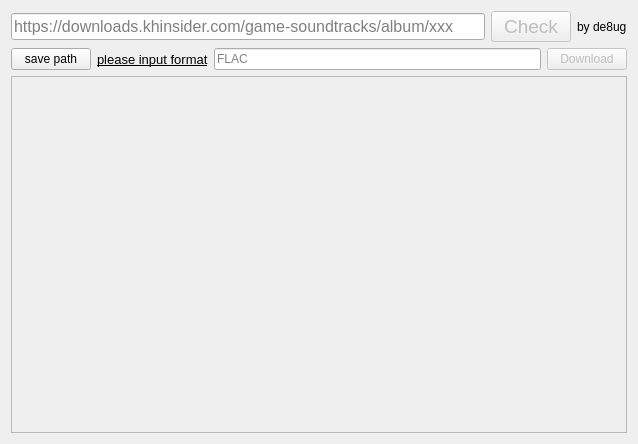
<?xml version="1.0" encoding="UTF-8"?>
<ui version="4.0">
 <class>Widget</class>
 <widget class="QWidget" name="Widget">
  <property name="enabled">
   <bool>true</bool>
  </property>
  <property name="geometry">
   <rect>
    <x>0</x>
    <y>0</y>
    <width>638</width>
    <height>444</height>
   </rect>
  </property>
  <property name="windowTitle">
   <string>Widget</string>
  </property>
  <layout class="QGridLayout" name="gridLayout">
   <item row="0" column="0">
    <layout class="QVBoxLayout" name="verticalLayout">
     <item>
      <layout class="QHBoxLayout" name="horizontalLayout_3">
       <item>
        <layout class="QHBoxLayout" name="horizontalLayout">
         <item>
          <widget class="QLineEdit" name="ed_url">
           <property name="enabled">
            <bool>true</bool>
           </property>
           <property name="font">
            <font>
             <pointsize>12</pointsize>
            </font>
           </property>
           <property name="toolTip">
            <string>just input the url where the album is</string>
           </property>
           <property name="inputMask">
            <string/>
           </property>
           <property name="placeholderText">
            <string>https://downloads.khinsider.com/game-soundtracks/album/xxx</string>
           </property>
          </widget>
         </item>
         <item>
          <widget class="QPushButton" name="btn_check">
           <property name="enabled">
            <bool>false</bool>
           </property>
           <property name="font">
            <font>
             <pointsize>14</pointsize>
            </font>
           </property>
           <property name="cursor">
            <cursorShape>PointingHandCursor</cursorShape>
           </property>
           <property name="whatsThis">
            <string>check</string>
           </property>
           <property name="text">
            <string>Check</string>
           </property>
          </widget>
         </item>
        </layout>
       </item>
       <item>
        <widget class="QLabel" name="label_2">
         <property name="text">
          <string>by de8ug</string>
         </property>
        </widget>
       </item>
      </layout>
     </item>
     <item>
      <layout class="QHBoxLayout" name="horizontalLayout_2">
       <item>
        <widget class="QPushButton" name="btn_file">
         <property name="toolTip">
          <string>deafult is ./</string>
         </property>
         <property name="text">
          <string>save path</string>
         </property>
        </widget>
       </item>
       <item>
        <widget class="QLabel" name="label">
         <property name="font">
          <font>
           <pointsize>10</pointsize>
           <underline>true</underline>
          </font>
         </property>
         <property name="text">
          <string>please input format</string>
         </property>
        </widget>
       </item>
       <item>
        <widget class="QLineEdit" name="ed_format">
         <property name="placeholderText">
          <string>FLAC</string>
         </property>
        </widget>
       </item>
       <item>
        <widget class="QPushButton" name="btn_down">
         <property name="enabled">
          <bool>false</bool>
         </property>
         <property name="cursor">
          <cursorShape>PointingHandCursor</cursorShape>
         </property>
         <property name="text">
          <string>Download</string>
         </property>
        </widget>
       </item>
      </layout>
     </item>
     <item>
      <widget class="QScrollArea" name="scrollArea">
       <property name="widgetResizable">
        <bool>true</bool>
       </property>
       <widget class="QWidget" name="sa_inform">
        <property name="geometry">
         <rect>
          <x>0</x>
          <y>0</y>
          <width>620</width>
          <height>360</height>
         </rect>
        </property>
       </widget>
      </widget>
     </item>
    </layout>
   </item>
  </layout>
 </widget>
 <resources/>
 <connections/>
</ui>
